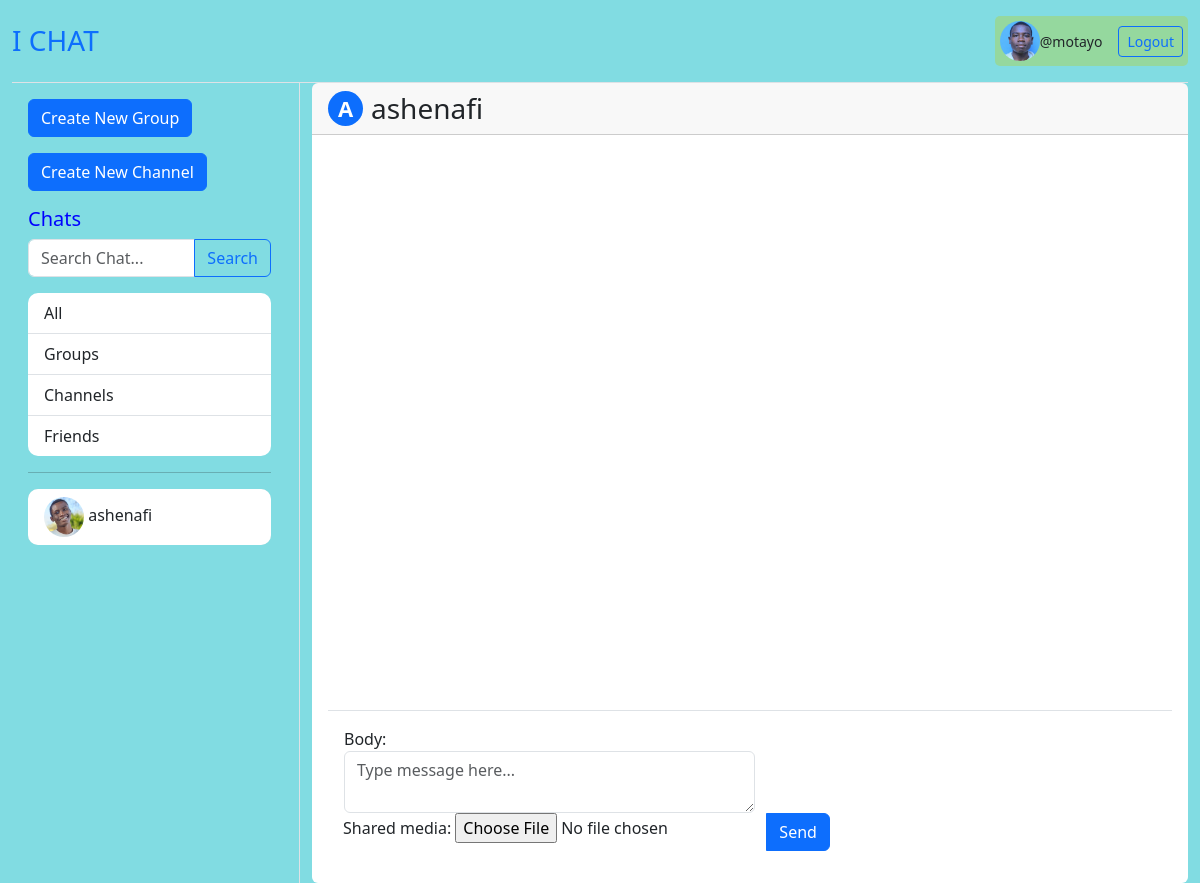
The page /friend/1/ (signed in) on the database as committed earlier.
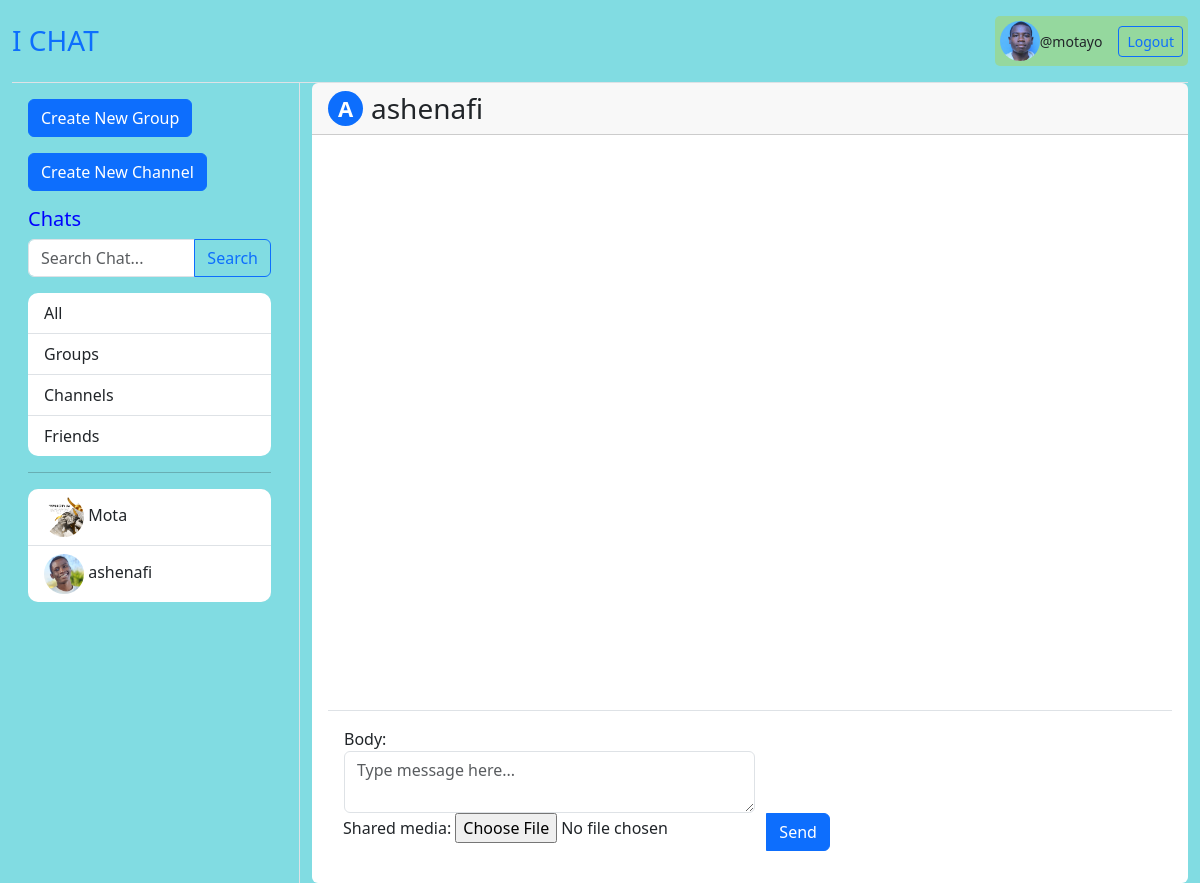
The same page on the database as committed later.
### accounts/models.py (models this page shows)
class CustomUser(AbstractUser):
    profile = models.ImageField(upload_to='profiles/users', blank=True, null=True)

### groups/models.py (models this page shows, shortened)
class Group(models.Model):
    owner = models.ForeignKey(CustomUser, on_delete=models.CASCADE)
    name = models.CharField(max_length=100,unique=True)
    profile = models.ImageField(upload_to='profiles/group/',null=True, blank=True)
    description = models.CharField(max_length=300, null=True, blank=True)
    members = models.ManyToManyField(CustomUser, related_name="member")
    created_at = models.DateTimeField(auto_now_add=True)
    updated_at = models.DateTimeField(auto_now=True)

### accounts/views.py (the view, shortened to what this page needs)
# urls.py: path('friend/<int:pk>/', Friend.as_view(), name='friend'),
@method_decorator(login_required(login_url='log-in'), name='dispatch')
class Friend(DetailView, ModelFormMixin):
    model = CustomUser
    template_name = 'accounts/friends.html'
    form_class = FriendMessageForm
    def get_context_data(self, **kwargs):
        context = super().get_context_data(**kwargs)
        context['channels'] = Channel.objects.all()
        context['groups'] = Group.objects.all()
        context['users'] = CustomUser.objects.all()
        context['messages'] = FriendMessage.objects.all()
        context['friend'] = CustomUser.objects.get(id=self.kwargs['pk'])
        return context

### accounts/forms.py
class FriendMessageForm(ModelForm):
    class Meta:
        model = FriendMessage
        fields = ['body', 'shared_media']
        widgets = {
            'body': Textarea(attrs={
                'class': 'form-control',
                'rows': 2,
                'name': 'message',
                'style': "width: 100%",
                'data-custom': 'some-value',
                'placeholder': "Type message here..."
            }),
        }

### accounts/templates/accounts/friends.html (shortened to what this page needs)
{% extends 'accounts/home.html' %}
{% block chat %}
<div class="card h-100 border-0">
    <div class="card-header">
        <div class="d-flex align-items-center">
            <a href="{% url 'user_profile' friend.id %}" class="text-decoration-none">
                <div class="avatar bg-primary text-white rounded-circle d-flex align-items-center justify-content-center me-2"
                     style="width: 35px; height: 35px; font-weight: bold; font-size: 22px;">
                    {{ friend.username|first|upper }}
                </div>
            </a>
            <h3 class="card-title mb-0">{{ friend.username }}</h3>
        </div>
    </div>
    <div class="card-body d-flex flex-column p-3">
        <div class="flex-grow-1 overflow-auto pb-5" style="max-height: calc(100vh - 200px);">
        </div>
        <form method="post" class="mt-3 position-sticky bottom-0 bg-white p-3 border-top">
            <div class="input-group">
                {{form}}
                <button type="submit" class="btn btn-primary">Send</button>
            </div>
        </form>
    </div>
</div>
{% endblock %}

### accounts/templates/accounts/home.html (shortened to what this page needs)
{% extends 'accounts/base.html' %}
{% block content %}
<div class="container-fluid vh-100">
    <div class="row h-100">
        <div class="col-md-4 col-lg-3 border-end d-flex flex-column">
            <div class="p-3 flex-grow-1 overflow-auto">
                <a href="{% url 'create_group' %}" class="btn btn-primary mb-3">Create New Group</a>
                <a href="{% url 'create_channel' %}" class="btn btn-primary mb-3">Create New Channel</a>
                <h3 class="h5" style="color: blue;">Chats</h3>
                <form action="" method="get" class="mb-3">
                    <div class="input-group">
                        <input type="search" name="p" placeholder="Search Chat..." class="form-control">
                        <button type="submit" class="btn btn-outline-primary">Search</button>
                    </div>
                </form>
                <div class="nav flex-column list-group list-group-flush" style="border-radius: 10px;">
                    <a href="#" class="nav-link list-group-item list-group-item-action">All</a>
                    <a href="#" class="nav-link list-group-item list-group-item-action">Groups</a>
                    <a href="#" class="nav-link list-group-item list-group-item-action">Channels</a>
                    <a href="#" class="nav-link list-group-item list-group-item-action">Friends</a>
                </div>
                <hr>
                <div class="list-group list-group-flush" style="border-radius: 10px; background-color: rgb(175, 211, 211);">
                    {% for group in groups %}
                    <a href="{% url 'group' group.name %}" class="list-group-item list-group-item-action" >
                        <img src="{{ group.profile.url }}" alt="profile" style="width: 40px; height: 40px; border-radius: 20px;">
                        {{group.name}}
                    </a>
                    {% endfor %}
                    {% for user in users %}
                        {% if user != request.user %}
                            <a href="{% url 'friend' user.id %}" class="list-group-item list-group-item-action">
                                <img src="{{ friend.profile.url }}" alt="profile" style="width: 40px; height: 40px; border-radius: 20px;">
                                {{ friend.username}}
                            </a>
                        {% endif %}
                    {% endfor %}
                </div>
            </div>
        </div>
        <div class="col-md-8 col-lg-9 d-flex flex-column">
            <div class="flex-grow-1 d-flex flex-column">
                {% block chat %}
                {% endblock %}
            </div>
        </div>
    </div>
</div>
{% endblock %}

### accounts/templates/accounts/base.html (shortened to what this page needs)
<!DOCTYPE html>
<html lang="en">
<head>
    <link href="https://cdn.jsdelivr.net/npm/bootstrap@5.3.0/dist/css/bootstrap.min.css" rel="stylesheet">
</head>
<body class="d-flex flex-column min-vh-100" style="background-color: rgb(129, 220, 226); position: fixed;">
    <div class="container-fluid flex-grow-1 d-flex flex-column">
        <header class="d-flex justify-content-between align-items-center py-3 border-bottom">
            <h1 class="h3 mb-0"><a href="{% url 'home' %}" class="text-decoration-none">I CHAT</a></h1>
            {% if request.user.is_authenticated %}
                <div class="d-flex align-items-center" style="background-color: rgb(149, 216, 158); padding: 5px; border-radius: 5px;">
                    <img src="{{user.profile.url}}" alt="" style="width: 40px; border-radius: 20px;">
                    <small class="me-3">@{{request.user.username}}</small>
                    <a href="{% url 'logout' %}" class="btn btn-outline-primary btn-sm">Logout</a>
                </div>
            {% endif %}
        </header>
    </div>
    {% block content %}
    {% endblock %}
</body>
</html>

Rows that differ between the two databases and show on the page:
added Group: profile (picture), name "Mota"
